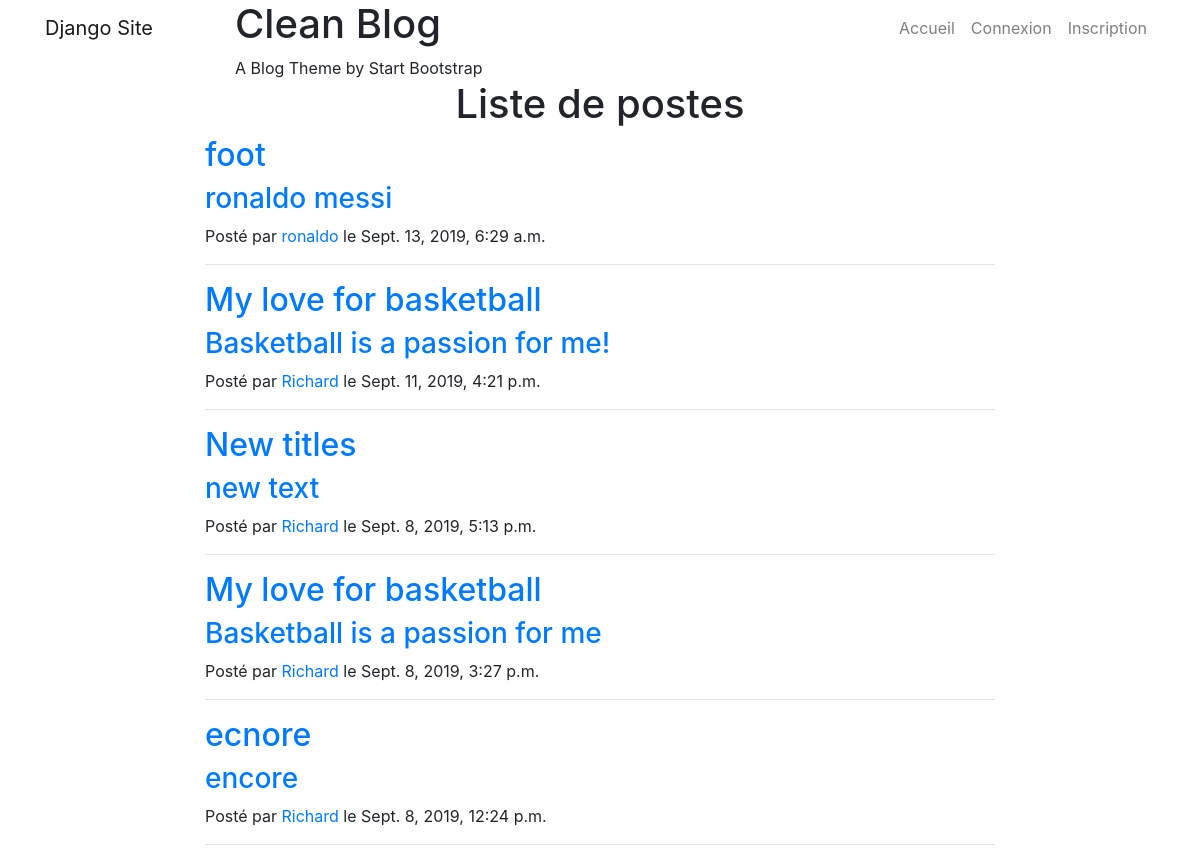
/, run on an earlier commit of the app's database.
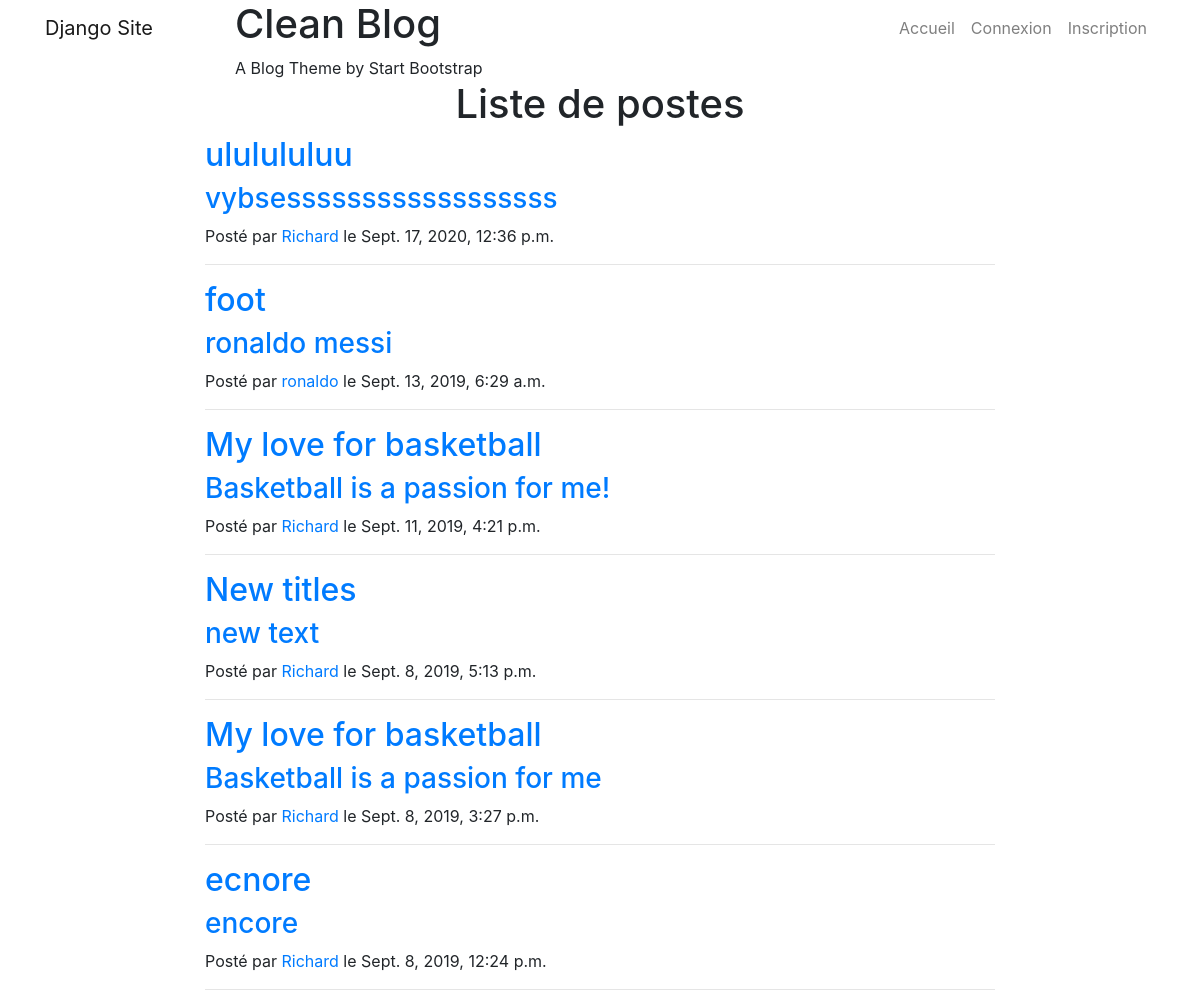
And on a later commit of the database.
### blog/models.py (models this page shows, shortened)
class Post(models.Model):
	author = models.ForeignKey('auth.User',on_delete=models.CASCADE)
	title = models.CharField(max_length=200)
	text = models.TextField()
	created_date = models.DateTimeField(default=timezone.now)
	published_date = models.DateTimeField(blank=True,null=True)

### blog/views.py (the view)
# urls.py: path('',views.post_list_view,name='post_list'),
def post_list_view(request):
	posts= Post.objects.filter(published_date__lte=timezone.now()).order_by('-published_date')
	return render(request,'blog/posts_list.html',{'posts':posts})

### blog/templates/blog/posts_list.html
{% extends "base.html" %}
	{% block content%}
 {% include '_blog_header.html' %}
	<h1 class="text-center text-decoration-underline">Liste de postes </h1>
		<div class="row">
			<div class="col-lg-8 col-md-10 mx-auto">
			{% for i in posts%}
				<div class="post-preview">
	          <a href="{% url 'post_detail' i.id%}">
	            <h2 class="post-title">
	              {{i.title}}
	            </h2>
	            <h3 class="post-subtitle">
	              {{i.text|truncatechars:60}}
	            </h3>
	          </a>
	          <p class="post-meta">Posté par
	            <a href="#">{{i.author.username}}</a>
	            le {{i.published_date}}</p>
	        </div>
	        <hr>
				{% empty%}
				<p>Aucun Post pour le moment </p>
			{% endfor %%}
			</div>
		</div>
{% endblock%}

What changed in the data, as far as the page shows it:
added Post: title "ululululuu", text "vybsessssssssssssssssss", author.username "Richard", published_date "Sept. 17, 2020, 12:36 p.m."
